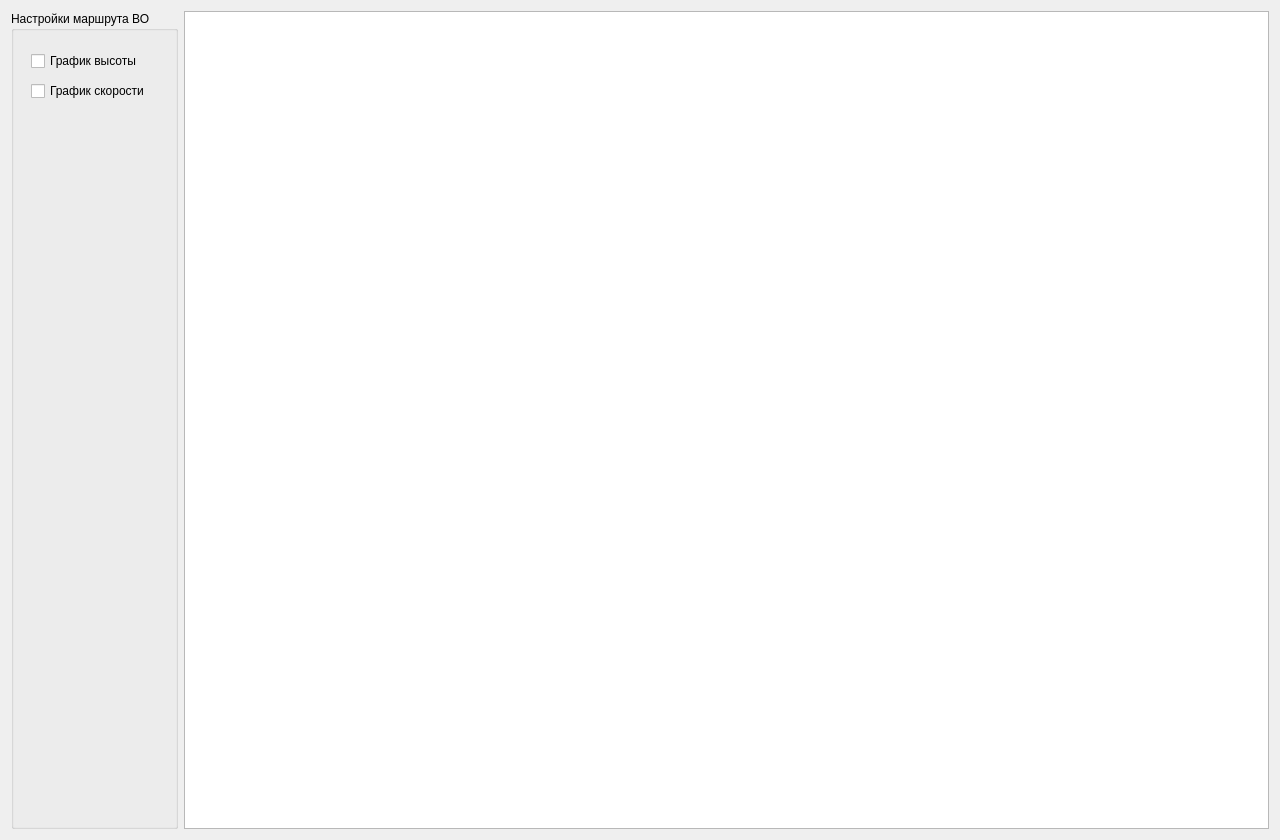
<?xml version="1.0" encoding="UTF-8"?>
<ui version="4.0">
 <class>Form</class>
 <widget class="QDialog" name="Form">
  <property name="windowModality">
   <enum>Qt::WindowModal</enum>
  </property>
  <property name="geometry">
   <rect>
    <x>0</x>
    <y>0</y>
    <width>1280</width>
    <height>840</height>
   </rect>
  </property>
  <property name="windowTitle">
   <string>Form</string>
  </property>
  <property name="modal">
   <bool>true</bool>
  </property>
  <layout class="QGridLayout" name="gridLayout">
   <item row="0" column="1">
    <widget class="QGraphicsView" name="graphicsView"/>
   </item>
   <item row="0" column="0">
    <widget class="QGroupBox" name="groupBox">
     <property name="title">
      <string>Настройки маршрута ВО</string>
     </property>
     <widget class="QCheckBox" name="checkBox">
      <property name="geometry">
       <rect>
        <x>20</x>
        <y>40</y>
        <width>161</width>
        <height>20</height>
       </rect>
      </property>
      <property name="text">
       <string>График высоты</string>
      </property>
     </widget>
     <widget class="QCheckBox" name="checkBox_2">
      <property name="geometry">
       <rect>
        <x>20</x>
        <y>70</y>
        <width>141</width>
        <height>20</height>
       </rect>
      </property>
      <property name="text">
       <string>График скорости</string>
      </property>
     </widget>
    </widget>
   </item>
  </layout>
 </widget>
 <resources/>
 <connections/>
</ui>
